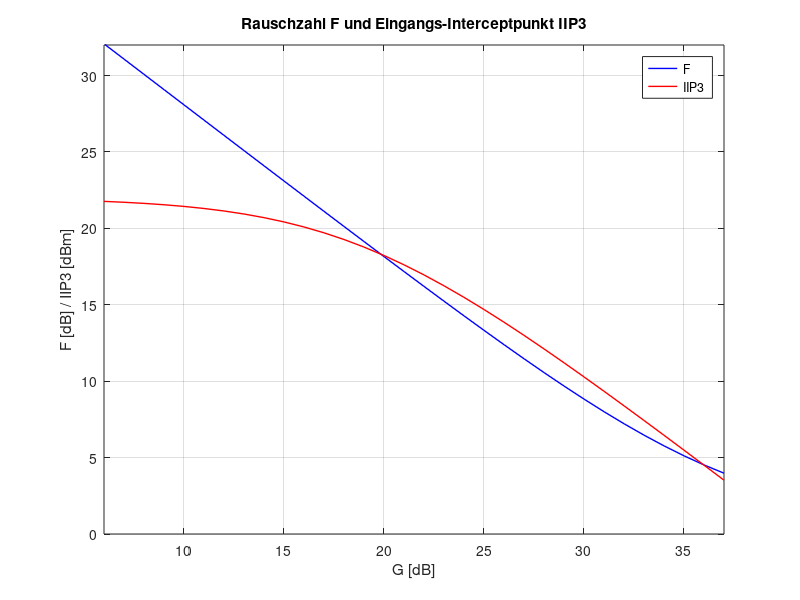
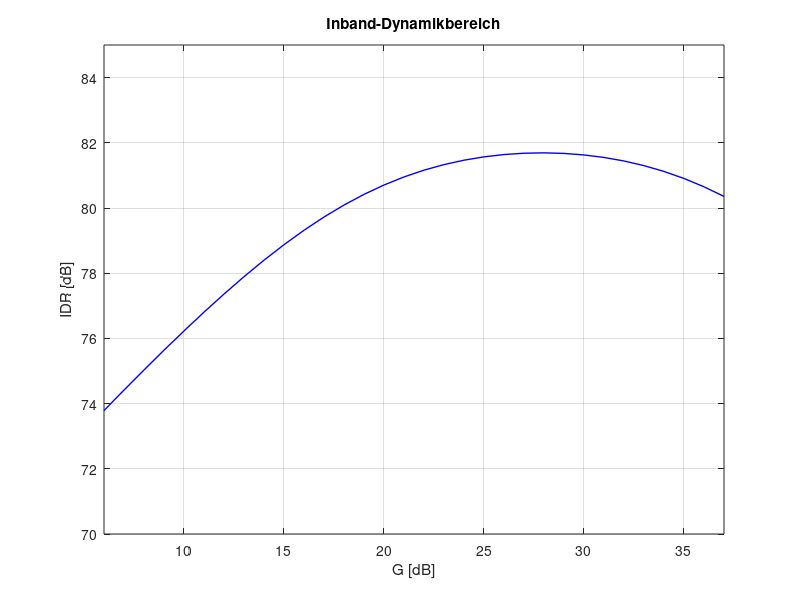

Recreate these plots in MATLAB, in order.
function daten_beispiel_kennlinien
% Berechnung der Rauschzahl und Eingangs-Interceptpunkts
% eines Empfaengers in Abhaengigkeit von der Verstaerkung
%
%------------------------------------------------
% (c) Eberhard Gamm (www.ibega.de),
%     LIKE (www.like.e-technik.uni-erlangen.de),
%     2013
%------------------------------------------------

close all;

% Komponente 1: Low Noise Amplifier (LNA)
part(1).g_db = 14;
part(1).f_db = 1;
part(1).ip3_dbm = 36;

% Komponente 2: Schaltbares Daempfungsglied
part(2).g_db = -2 : -1 : -33;
part(2).f_db = - part(2).g_db;
part(2).ip3_dbm = 46;

% Komponente 3: HF-SAW-Filter 900 MHz
part(3).g_db = -2;
part(3).f_db = 2;
part(3).ip3_dbm = 100;

% Komponente 4: HF-Verstaerker
part(4).g_db = 14;
part(4).f_db = 3;
part(4).ip3_dbm = 44;

% Komponente 5: Regelbares Daempfungsglied
part(5).g_db = -4;
part(5).f_db = 4;
part(5).ip3_dbm = 43;

% Komponente 6: Mischer 900 MHz -> 280 MHz
part(6).g_db = -8;
part(6).f_db = 8;
part(6).ip3_dbm = 24;

% Komponente 7: ZF-Verstaerker 1
part(7).g_db = 15;
part(7).f_db = 3;
part(7).ip3_dbm = 43;

% Komponente 8: ZF-SAW-Filter 1
part(8).g_db = -12;
part(8).f_db = 12;
part(8).ip3_dbm = 100;

% Komponente 9: ZF-Verstaerker 2
part(9).g_db = 15;
part(9).f_db = 3;
part(9).ip3_dbm = 43;

% Komponente 10: ZF-SAW-Filter 2
part(10).g_db = -12;
part(10).f_db = 12;
part(10).ip3_dbm = 100;

% Komponente 11: Mischer 280 MHz -> 26 MHz
part(11).g_db = -6;
part(11).f_db = 6;
part(11).ip3_dbm = 21;

% Komponente 12: Tiefpass-Filter 1 (80 MHz)
part(12).g_db = -1;
part(12).f_db = 1;
part(12).ip3_dbm = 100;

% Komponente 13: Treiber-Verstaerker fuer A/D-Umsetzer
part(13).g_db = 27;
part(13).f_db = 8;
part(13).ip3_dbm = 46;

% Komponente 14: Tiefpass-Filter 2 (80 MHz)
part(14).g_db = -1;
part(14).f_db = 1;
part(14).ip3_dbm = 100;

% Komponente 15: A/D-Umsetzer
part(15).g_db = 0;
part(15).f_db = 33;
part(15).ip3_dbm = 100;

% Berechnung:
% Anzahl
len = length( part(2).g_db );
% lineare Rauschzahl der Signalquelle
f = ones( 1, len );
% Anfangswert fuer die lineare Leistungsverstaerkung
g = ones( 1, len );
% Summen initialisieren
s = zeros( 1, len );
% Schleife fuer die Komponenten
for i = 1 : length(part)
    if i == 2
        % linearer Anteil der Komponente zur Rauschzahl
        f_i = ( 10.^( part(i).f_db / 10 ) - 1 ) ./ g;
        % Produkt der Leistungsverstaerkungen
        g = g .* 10.^( part(i).g_db / 10 );
    else
        % linearer Anteil der Komponente zur Rauschzahl
        f_i = ( 10^( part(i).f_db / 10 ) - 1 ) * ones( 1, len ) ./ g;
        % Produkt der Leistungsverstaerkungen
        g = g * 10.^( part(i).g_db / 10 );
    end
    % summierte Anteile zur Rauschzahl
    f = f + f_i;
    % nichtlineare Komponente ?
    if part(i).ip3_dbm < 100
        % Amplitude zum IP3 der Komponente
        ip3 = 10^( ( part(i).ip3_dbm - 10 ) / 20 );
        % laufende Summe
        s = s + g / ip3^2;
    end
end

% Verstaerkung in dB
g_db = 10 * log10( g );
% Rauschzahl in dB
f_db = 10 * log10( f );
% Eingangs-Interceptpunkt
iip3_dbm = 10 - 10 * log10( s );

% Inband-Dynamikbereich fuer eine Rauschbandbreite von 200 kHz
b_n_hz = 2e5;
idr_db = 2 / 3 * ( 174 + iip3_dbm - f_db - 10 * log10( b_n_hz ) );

figure(1);
plot(g_db,f_db,'b-','Linewidth',1);
hold on;
plot(g_db,iip3_dbm,'r-','Linewidth',1);
hold off;
grid;
axis([6 37 0 32]);
xlabel('G [dB]');
ylabel('F [dB] / IIP3 [dBm]');
title('Rauschzahl F und Eingangs-Interceptpunkt IIP3');
legend('F','IIP3');

figure(2);
plot(g_db,idr_db,'b-','Linewidth',1);
grid;
axis([6 37 70 85]);
xlabel('G [dB]');
ylabel('IDR [dB]');
title('Inband-Dynamikbereich');
